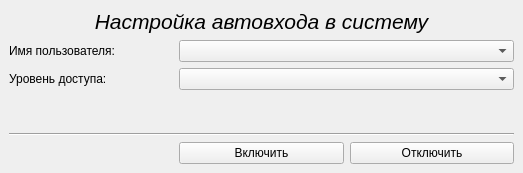
<?xml version="1.0" encoding="UTF-8"?>
<ui version="4.0">
 <class>MainWindow</class>
 <widget class="QMainWindow" name="MainWindow">
  <property name="geometry">
   <rect>
    <x>0</x>
    <y>0</y>
    <width>523</width>
    <height>173</height>
   </rect>
  </property>
  <property name="minimumSize">
   <size>
    <width>523</width>
    <height>173</height>
   </size>
  </property>
  <property name="maximumSize">
   <size>
    <width>523</width>
    <height>173</height>
   </size>
  </property>
  <property name="windowTitle">
   <string>Автологин</string>
  </property>
  <widget class="QWidget" name="centralwidget">
   <layout class="QGridLayout" name="gridLayout">
    <item row="2" column="1" colspan="2">
     <widget class="QComboBox" name="comboBox_2"/>
    </item>
    <item row="5" column="2">
     <widget class="QPushButton" name="pushButton_2">
      <property name="text">
       <string>Отключить</string>
      </property>
     </widget>
    </item>
    <item row="1" column="0">
     <widget class="QLabel" name="label_2">
      <property name="text">
       <string>Имя пользователя:</string>
      </property>
     </widget>
    </item>
    <item row="3" column="0">
     <spacer name="verticalSpacer">
      <property name="orientation">
       <enum>Qt::Vertical</enum>
      </property>
      <property name="sizeHint" stdset="0">
       <size>
        <width>20</width>
        <height>40</height>
       </size>
      </property>
     </spacer>
    </item>
    <item row="0" column="0" colspan="3">
     <widget class="QLabel" name="label">
      <property name="font">
       <font>
        <pointsize>16</pointsize>
        <italic>true</italic>
       </font>
      </property>
      <property name="text">
       <string>Настройка автовхода в систему</string>
      </property>
      <property name="alignment">
       <set>Qt::AlignCenter</set>
      </property>
     </widget>
    </item>
    <item row="4" column="0" colspan="3">
     <widget class="Line" name="line">
      <property name="orientation">
       <enum>Qt::Horizontal</enum>
      </property>
     </widget>
    </item>
    <item row="5" column="1">
     <widget class="QPushButton" name="pushButton">
      <property name="text">
       <string>Включить</string>
      </property>
     </widget>
    </item>
    <item row="1" column="1" colspan="2">
     <widget class="QComboBox" name="comboBox"/>
    </item>
    <item row="2" column="0">
     <widget class="QLabel" name="label_3">
      <property name="text">
       <string>Уровень доступа:</string>
      </property>
     </widget>
    </item>
   </layout>
  </widget>
 </widget>
 <resources/>
 <connections/>
</ui>
